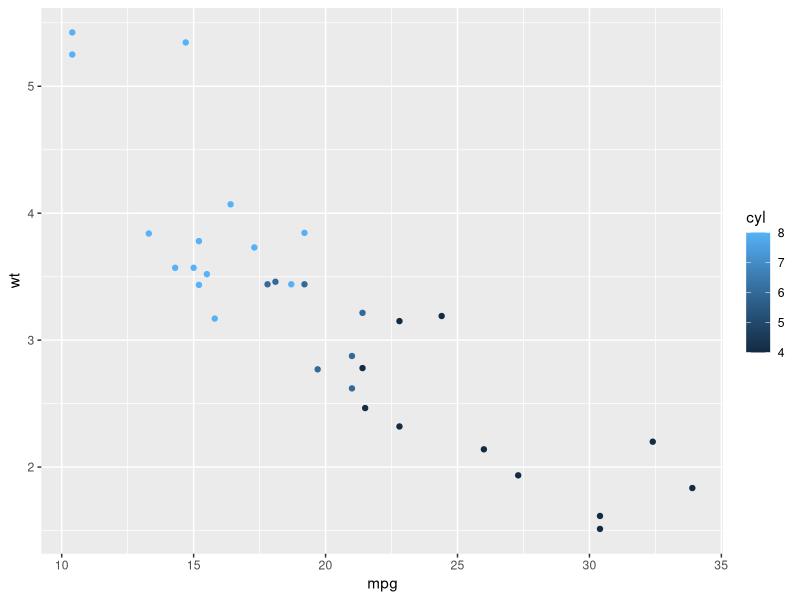
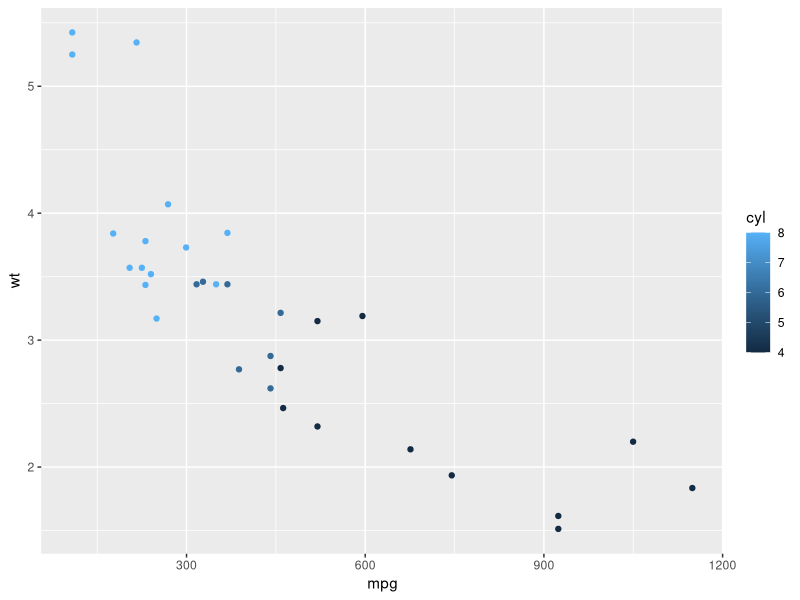
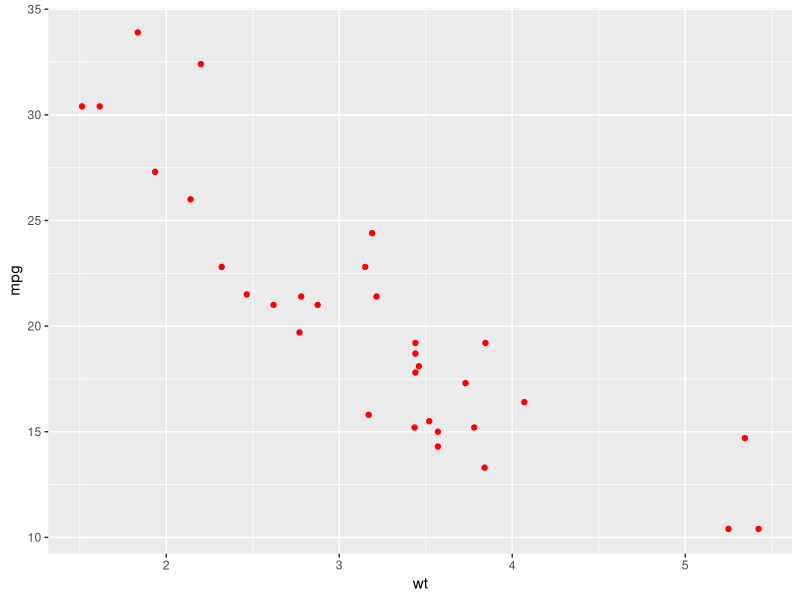
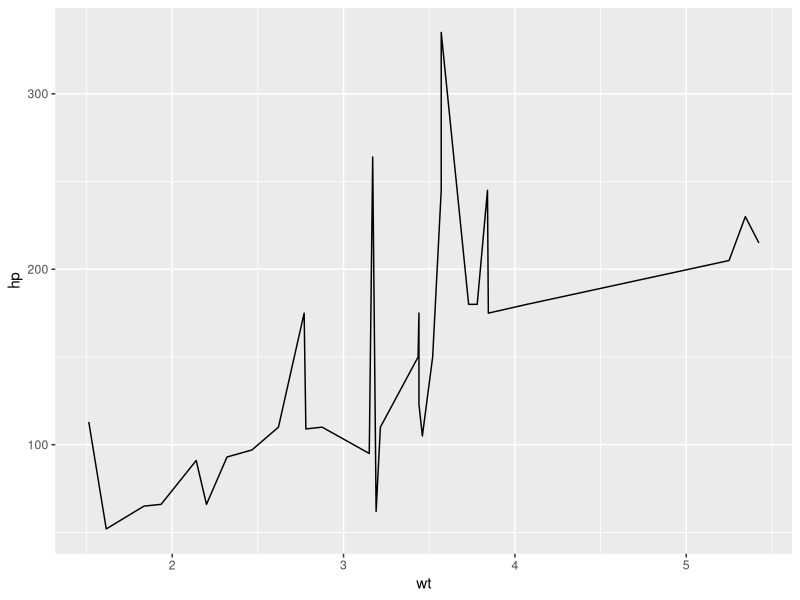
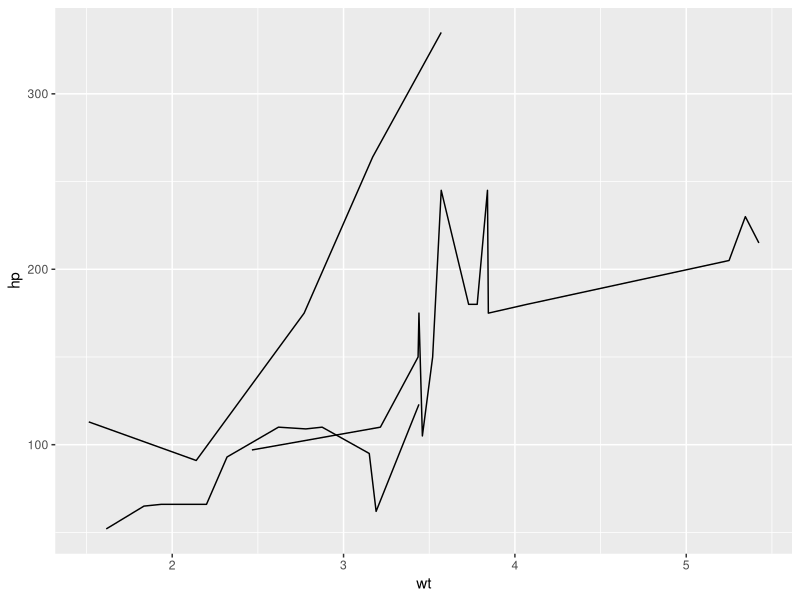

Reproduce these figures in R, in order.
#learn from:https://mp.weixin.qq.com/s?__biz=MzA3MTM3NTA5Ng==&mid=2651057661&idx=1&sn=8c4b81454e15e102d15b576ab160754e&chksm=84d9cc6ab3ae457cd66ce7c517b3330e976f0df0ea433a06a7dc4515f39484ffc2599a6ad637&mpshare=1&scene=1&srcid=022037XGs3p02HZhpZGoraGR#rd

#ggplot2图形语法


#ggplot()作为泛型函数（gplot()能快速作图，却不是泛型函数），能对任意类型的R对象
#进行可视化操作，这是ggplot2的精髓所在

#在hadly的ggplot2官方文档中，Hadely这样对Wikinson的图形语法进行了描述：“一张统计
#图形就是从数据到集合对象(geometric object,缩写为geom,包括点、线、条形等)的图形
#属性(aesthetic attributes,缩写为aes，包括颜色、形状、大小等)的一个映射。此外，
#图形中还可能包含数据的统计变换(statistical transformation,缩写stat),最后绘制在
#某个特定的坐标系(coordinate system,缩写为coord)中，而分面(facet,指将绘图窗口
#划分为若干个子窗口)则可以用来生成数据中不同子集的图形。”

#因此在ggplot2中，图形语法中至少包含了如下几个图形部件：
# 1.数据（data）
# 2.映射（mapping）
# 3.几何对象（geom）
# 4.统计变换（stat）
# 5.坐标系（coord）
# 6.分面（facet）
# 7.标度（scale）

#这些组件之间用“+”，以图层（layer）的方式来黏合构图，所以图层是ggplot2中一个重
#要的概念；在掌握基本的图形部件基础上，要完成一幅高质量的统计绘图，仍然需要其
#他图形部件来进一步扩展，这包括：
#8.主题（theme）
#9.位置（position）
#10.存储和输出


##data
#1.在ggplot2中，所接受的数据集必须为data.frame格式
head(mtcars)

#2.这种数据框的格式好处是数据易于存储，也能保留原有的绘图参数，用%+%方便的变更
#已有数据集

library(ggplot2)
p<-ggplot(mtcars,aes(mpg,wt,colour=cyl))+geom_point()
p

mtcarsc<-transform(mtcars,mpg=mpg^2)
p %+% mtcarsc 

#3.ggplot2进行数据分组时必须根据行，而不能根据列。例如在mtcars的数据集中，可以
#把汽车按汽缸数进行分组，但不能按汽车的档位数和汽缸数这两个变量分成两组。这要求
#把“宽”数据转化为“长”数据。所谓的长数据是变量不再是放在各个列上，而是排成一列，
#每一个变量都分别占其中的几行，这样就能方便对每个变量进行分组。reshape2中melt()
#和cast能够灵活的融合(melt)和重铸(cast)在数据框中的数据

library(reshape2)
mtcarsm<-melt(mtcars,id=c("mpg","disp","hp","drat","wt","qsec","vs","carb"))
head(mtcarsm)


##mapping
#1.概念：aes()函数是ggplot2中的映射函数，所谓映射函数即为数据集中的数据关联到
#相应的图形属性过程中的一种对应关系
p1<-ggplot(data = mtcars)
summary(p1)

p2<-ggplot(data = mtcars,mapply=aes(x=wt,y=hp,color=gear))
summary(p2)

#2.映射是将一个变量中离散或连续的数据与一个图形属性中以不同的参数来相互关联，而
#设定能够将这个变量中所有的数据统一为一个图形属性
p<-ggplot(mtcars,aes(wt,mpg))
p+geom_point(color="red")

#3.分组也是映射关系的一种，默认情况下ggplot2把所有观测点分为了一组，如果需要把
#观测点按额外的离散变量进行分组处理，必须修改默认的分组设置

p3<-ggplot(data = mtcars,mapping = aes(x=wt,y=hp))+geom_line()
p3


p4<-ggplot(data = mtcars,mapping = aes(x=wt,y=hp,group=factor(gear)))+geom_line()
p4


##geom和stat
#几何对象执行着图层的实际渲染，控制着生成的图形类型
# 几何对象函数，描述
# geom_abline:线图，由斜率和截距指定
# geom_area:面积图，即连续的条形图
# geom_bar:条形图
# geom_bin2d:二维封箱的热图
# geom_blank:空的几何对象
# geom_boxplot:箱线图
# geom_contour:等高线图
# geom_crossbar:类似于箱线图，但没有触须和极值点
# geom_density:密度图
# geom_density2:二维密度图
# geom_errorbar:误差线
# geom_errorbarh:水平误差线
# geom_freqpoly:频率多边形，类似于直方图
# 






































